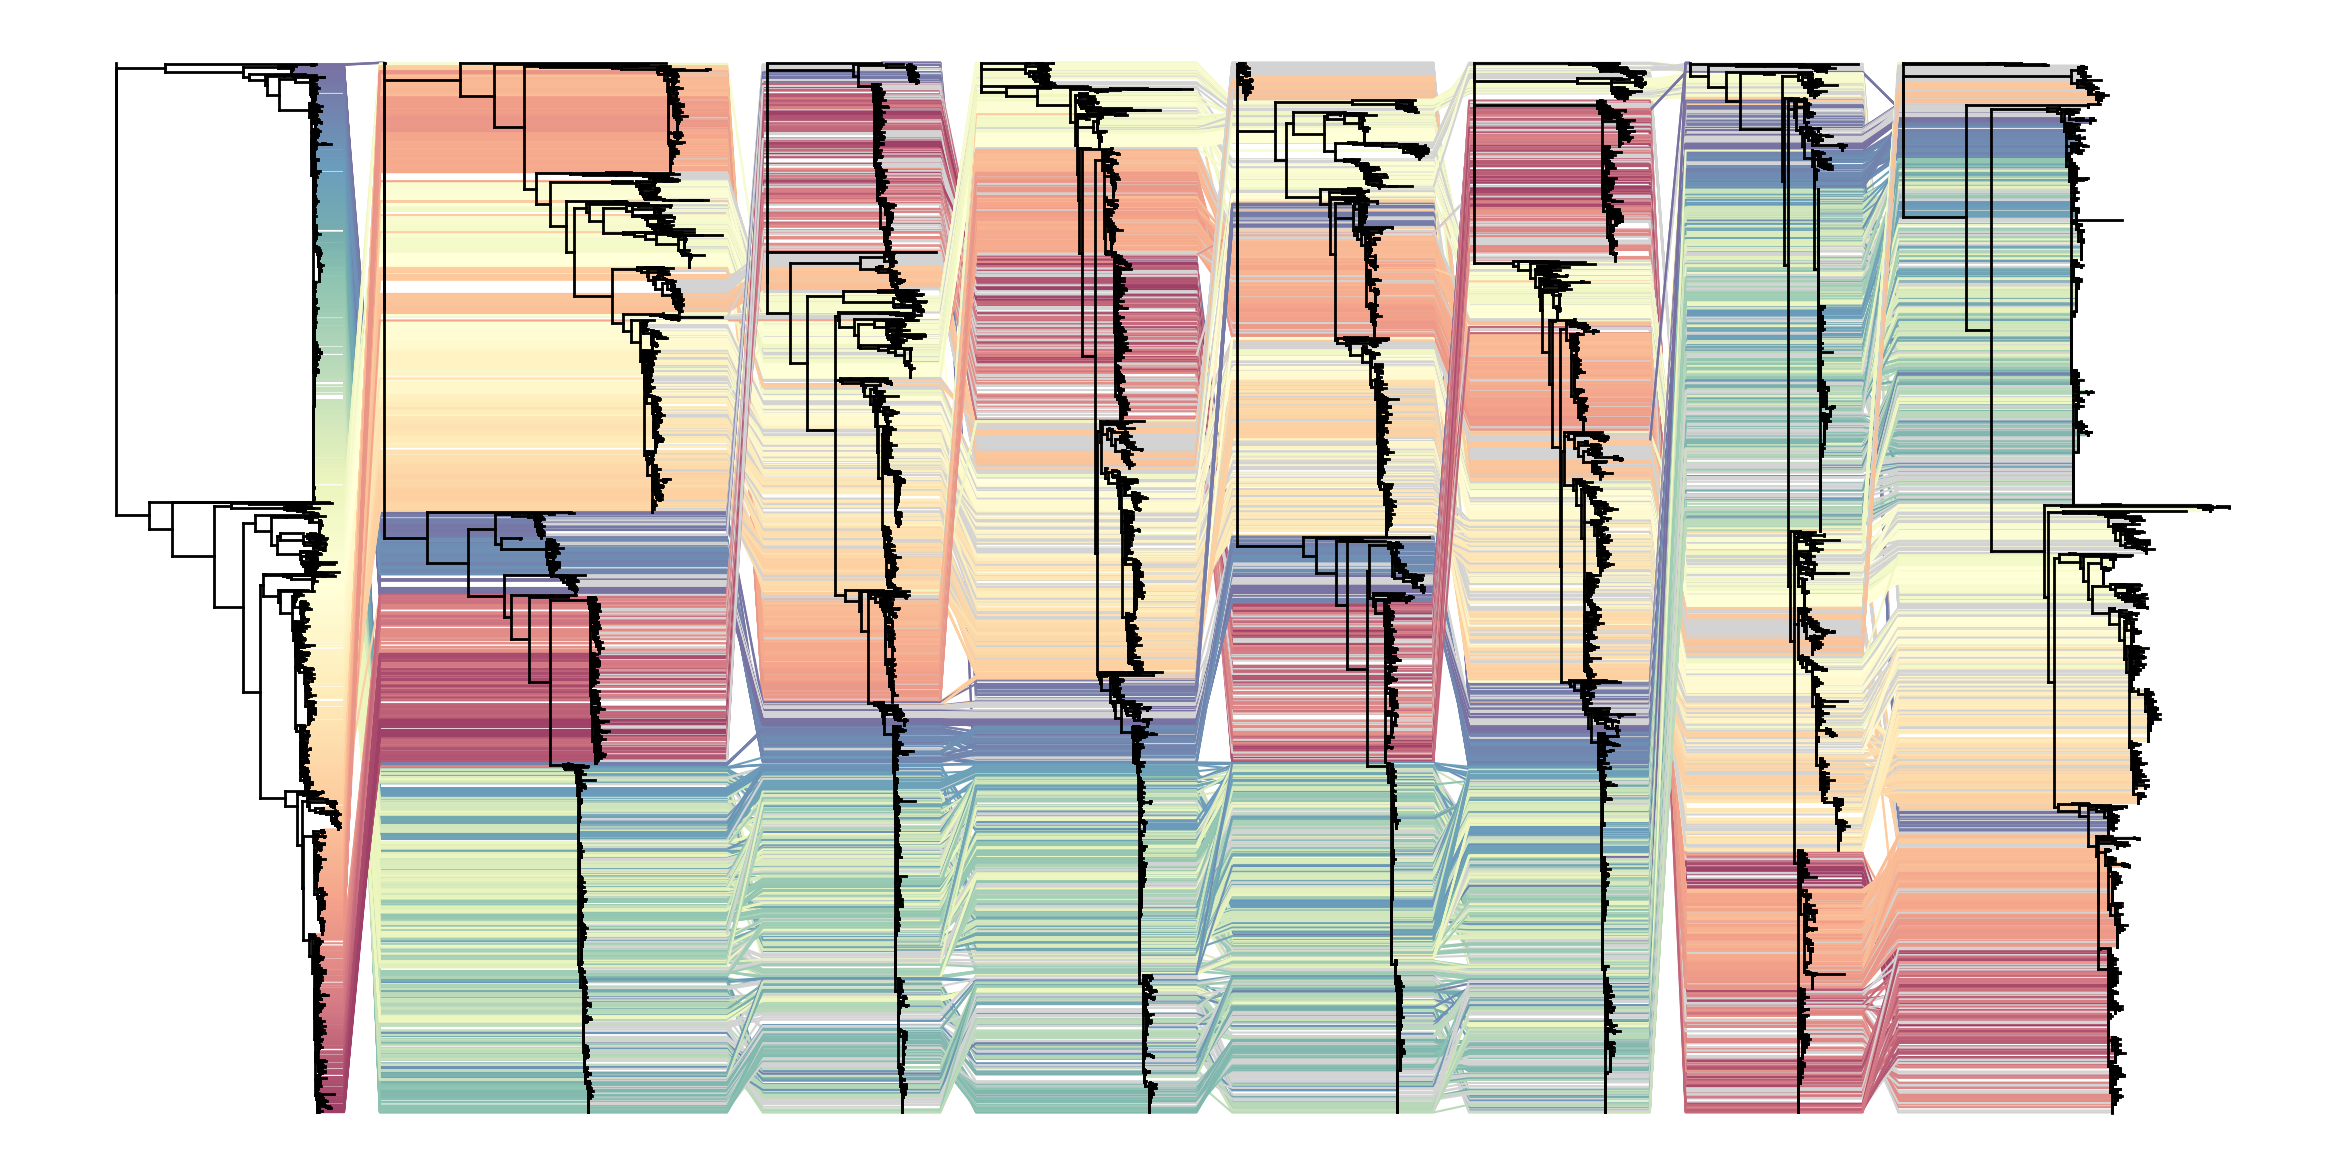

The Python source for this figure:
import baltic as bt
from baltic import bt_utils
from baltic import curonia

import matplotlib as mpl
from matplotlib import pyplot as plt
from matplotlib.gridspec import GridSpec

# import numpy as np

mpl.use("Agg")
#########

segments = ['PB1', 'PB2', 'PA', 'HA', 'NP', 'NA', 'MP', 'NS']
trees = {}

for seg in segments:
    ll, meta = bt.io.load_JSON(f"/mnt/c/Users/evogytis/repos/baltic-examples/nextstrain/avian-flu_h5n1_{seg.lower()}_2y.json", 'divergence') ## this import from URL also works

    ll.sort_branches()
    trees[seg] = ll

    ll.treeStats()

print(len(trees))

####### this does plotting

fig = plt.figure(figsize=(30, 15), facecolor='w')
gs = GridSpec(1, 1)

ax = plt.subplot(gs[0])
#########

treeOrder = [trees[seg] for seg in segments]
curonia.plot_tangled_chain(ax=ax, treeList=treeOrder)

bt_utils.clean_axes(ax)
plt.savefig('nextstrain-avian-flu-tanglegram.png', bbox_inches='tight')